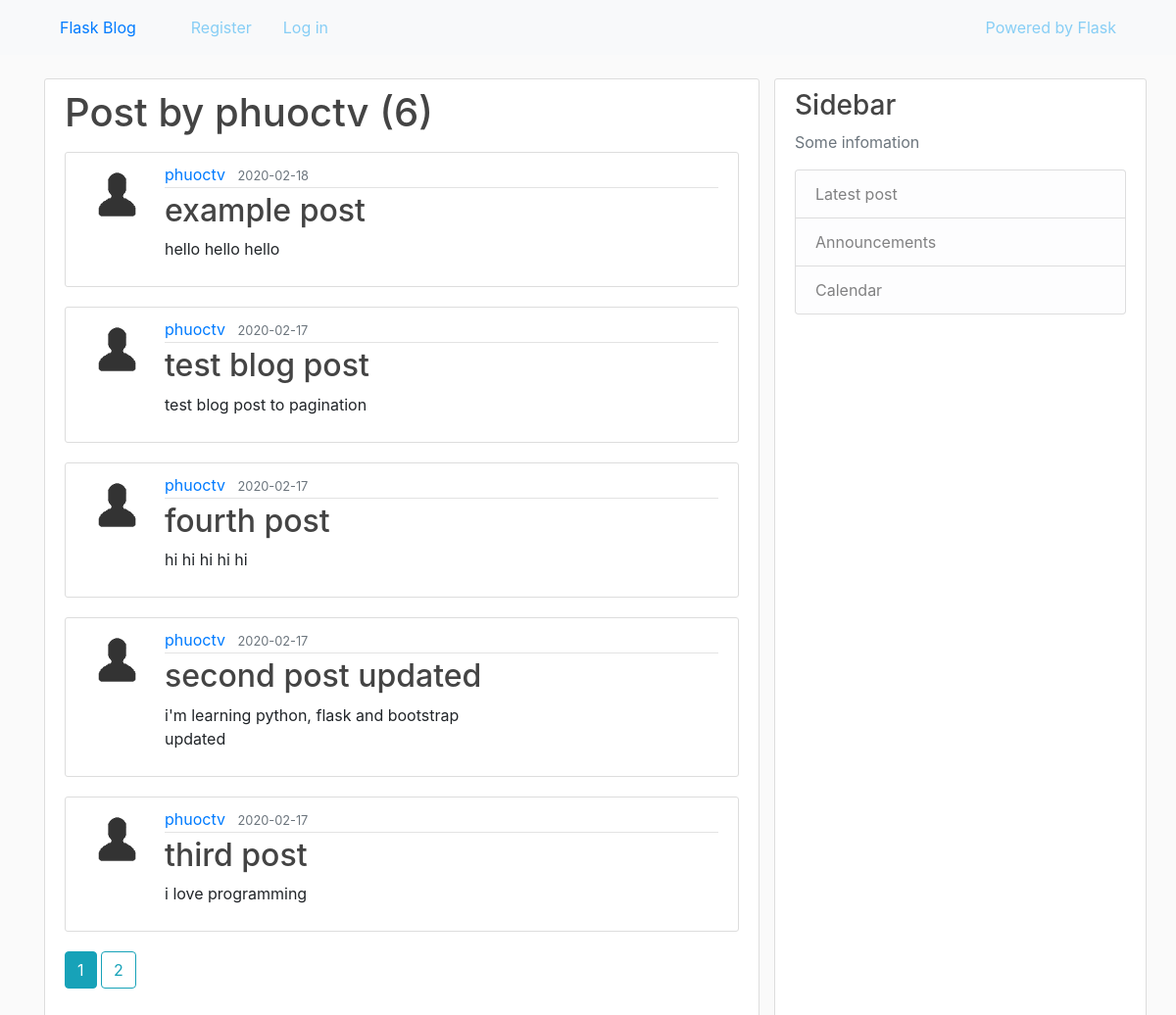
Before: /user/phuoctv with the older database file.
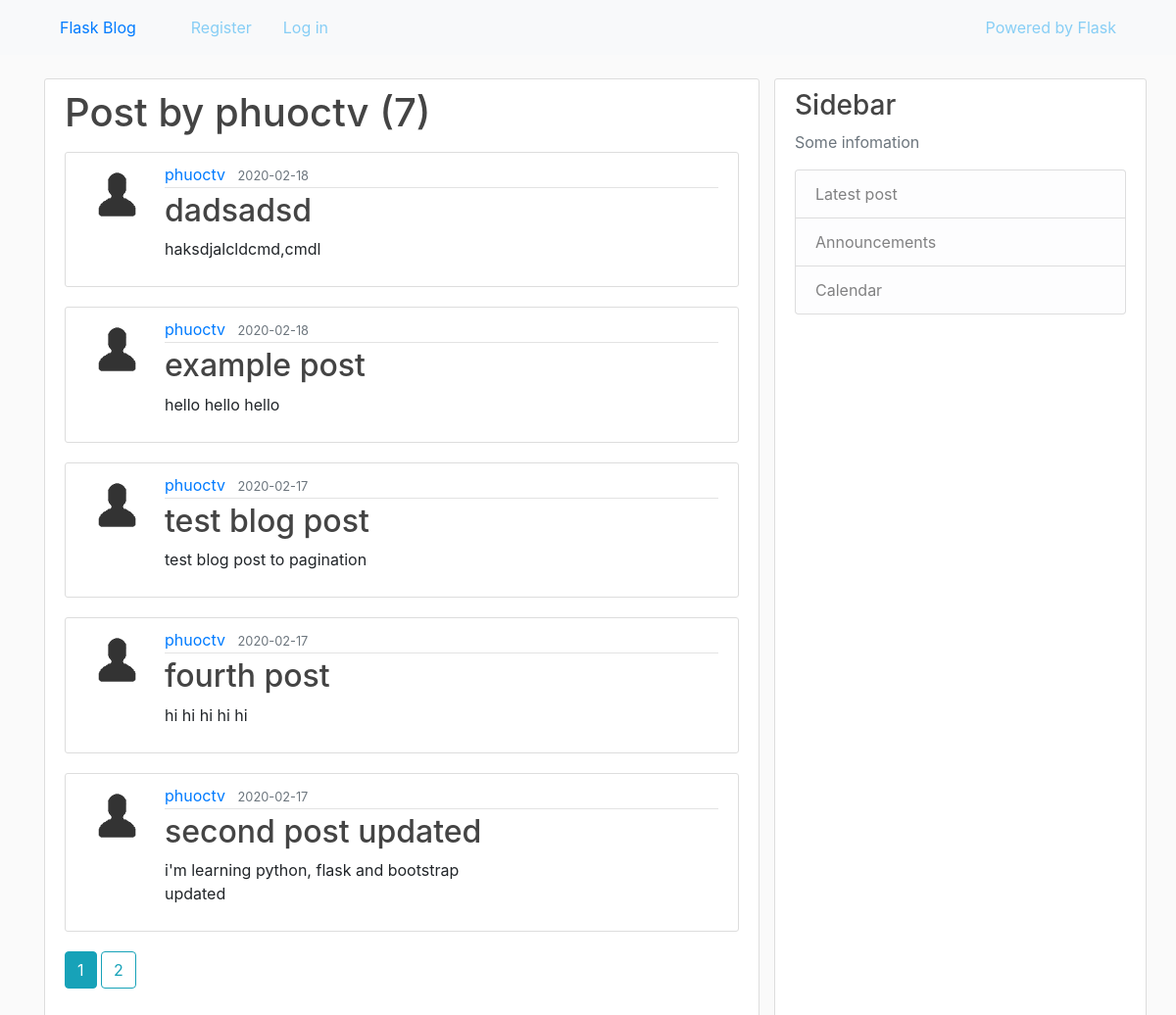
After: the same page with the newer database file.
### blog/models.py (models this page shows, shortened)
class User(db.Model, UserMixin):
    id = db.Column(db.Integer, primary_key=True)
    username = db.Column(db.String(20), unique=True, nullable=False)
    email = db.Column(db.String(120), unique=True, nullable=False)
    picture = db.Column(db.String(20), nullable=False, default='default.jpg')
    password = db.Column(db.String(60), nullable=False)
    posts = db.relationship('Post', backref='author', lazy=True)

class Post(db.Model):
    id = db.Column(db.Integer, primary_key=True)
    title = db.Column(db.String(100), nullable=False)
    date_posted = db.Column(db.DateTime, nullable=False,
                            default=datetime.datetime.utcnow())
    content = db.Column(db.Text, nullable=False)
    user_id = db.Column(db.Integer, db.ForeignKey('user.id'), nullable=False)

### blog/users/routes.py (the view)
@users.route('/user/<string:username>', methods=['GET'])
def user_posts(username):
    page = request.args.get('page', 1, type=int)
    user = User.query.filter_by(username=username).first_or_404()
    posts = Post.query.filter_by(author=user)\
        .order_by(Post.date_posted.desc()).paginate(page=page, per_page=5)
    return render_template('user_posts.html', posts=posts, user=user)

### blog/templates/user_posts.html (shortened to what this page needs)
{% extends 'layout.html' %}
{% block content %}
    <div class="content">
        <h1 class="mb-3">Post by {{ user.username }} ({{ posts.total }})</h1>
        {% for post in posts.items %}
            <article class="media content">
                <img src="{{ url_for('static', filename='pictures/' + post.author.picture) }}" alt="{{ post.author.username }}"
            class="rounded-circel article-img">
                <div class="media-body">
                    <div class="article-metadata">
                        <a href="{{ url_for('users.user_posts', username=post.author.username) }}" class="mr-2">{{ post.author.username }}</a>
                        <small class="text-muted">{{ post.date_posted.strftime('%Y-%m-%d') }}</small>
                    </div>
                    <h2><a href="{{ url_for('posts.post', post_id=post.id) }}" class="article-title">{{ post.title }}</a></h2>
                    <p class="article-content">{{ post.content }}</p>
                </div>
            </article>
        {% endfor %}
        {% for page_num in posts.iter_pages(left_edge=1, right_edge=1, left_current=1, right_current=2) %}
            {% if page_num %}
                {% if posts.page == page_num %}
                    <a href="{{ url_for('users.user_posts', username=user.username, page=page_num) }}" class="btn btn-info mb-4">{{ page_num }}</a>
                {% else %}
                    <a href="{{ url_for('users.user_posts', username=user.username, page=page_num) }}" class="btn btn-outline-info mb-4">{{ page_num }}</a>
                {% endif %}
            {% else %}
    ...
            {% endif %}
        {% endfor %}
    </div>
{% endblock content %}

### blog/templates/layout.html (shortened to what this page needs)
<!DOCTYPE html>
<html lang="en">
<head>
    <link rel="stylesheet" href="https://stackpath.bootstrapcdn.com/bootstrap/4.3.1/css/bootstrap.min.css">
    <link rel="stylesheet" type="text/css" href="{{ url_for('static', filename='main.css') }}">
</head>
<body>
    <header class="blog-header header-bg">
        <nav class="navbar navbar-expand-sm bg-light navbar-light fixed-top">
            <div class="container">
                <a href="{{ url_for('main.home') }}" class="navbar nav-brand mr-4">Flask Blog</a>
                <div class="collapse navbar-collapse" id="navbarToggle">
                    <div class="navbar-nav mr-auto">
                        {% if current_user.is_authenticated %}
                            <a href="{{ url_for('posts.new_post') }}" class="navbar navbar-link">New post</a>
                            <a href="{{ url_for('main.home') }}" class="navbar navbar-link">Home</a>
                            <a href="{{ url_for('users.about') }}" class="navbar navbar-link">About</a>
                            <a href="{{ url_for('users.logout') }}" class="navbar navbar-link">Log out</a>
                        {% else %}
                            <a href="{{ url_for('users.register') }}" class="navbar navbar-link">Register</a>
                            <a href="{{ url_for('users.login') }}" class="navbar navbar-link">Log in</a>
                        {% endif %}
                    </div>
                </div>
                <div class="navbar-nav">
                    {% if current_user.is_authenticated %}
                        <form action="#" class="form-inline mr-4">
                            <input type="text" class="form-control mr-sm-2" placeholder="Search">
                            <button class="btn btn-info">Search</button>
                        </form>
                    {% else %}
                        <a href="https://flask.palletsprojects.com" class="navbar navbar-link">Powered by Flask</a>
                    {% endif %}
                </div>
            </div>
        </nav>
    </header>
    <main role="main" class="container">
        <div class="row">
            <div class="col-sm-4 col-md-6 col-lg-8">
                {% block content%}
                {% endblock content %}
            </div>
            <div class="sidebar-content col-sm-8 col-md-6 col-lg-4">
                <h3>Sidebar</h3>
                <p class="text-muted">Some infomation</p>
                <ul class="list-group">
                    <li class="list-group-item list-group-item-light">Latest post</li>
                    <li class="list-group-item list-group-item-light">Announcements</li>
                    <li class="list-group-item list-group-item-light">Calendar</li>
                </ul>
            </div>
    </main>
</body>
</html>

### blog/static/main.css (style rules this page uses)
body { margin-top: 5em; background: #fafafa; }
.header-bg { background: rgb(115, 128, 143); }
h1, h2, h3, h4, h5, h6 { color: #444444; }
.blog-header .navbar-nav .navbar-link { color: #87cef5; }
.content { background: #ffffff; padding: 10px 20px; border: 1px solid #dddddd; border-radius: 3px; margin-bottom: 20px; }
.sidebar-content { background: #ffffff; padding: 10px 20px; border: 1px solid #dddddd; border-radius: 3px; margin-bottom: 20px; }
.article-title { color: #444444; }
.article-content { white-space: pre-line; }
.article-img { height: 65px; width: 65px; margin-right: 16px; }
.article-metadata { padding-bottom: 1px; margin-bottom: 4px; border-bottom: 1px solid #e3e3e3; }

Changed rows visible on the page:
no longer on this page (row unchanged): Post: picture (picture), author.username "phuoctv", date_posted "2020-02-17", title "third post", content "i love programming"
added Post: picture (picture), author.username "phuoctv", date_posted "2020-02-18", title "dadsadsd", content "haksdjalcldcmd,cmdl"
Other visible differences:
{{ posts.total }}: "6" → "7"
